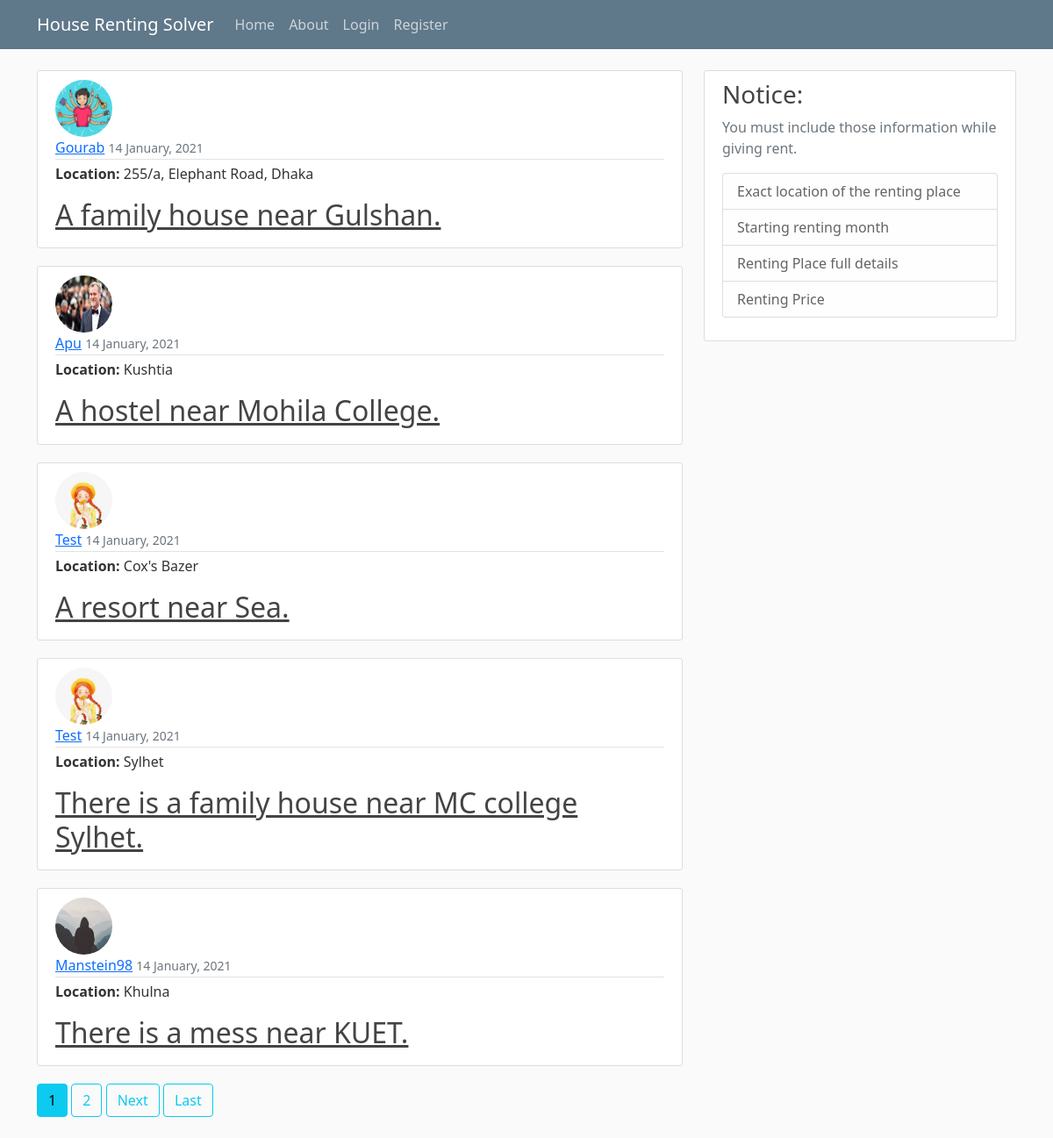
The page / on the database its author committed.
### blog/models.py (models this page shows, shortened)
class Post(models.Model):
    location = models.CharField(max_length = 100)
    content = models.TextField()
    date_posted = models.DateTimeField(default = timezone.now)
    owner = models.ForeignKey(User, on_delete= models.CASCADE)

### users/models.py (models this page shows, shortened)
class Profile(models.Model):
    user = models.OneToOneField(User, on_delete = models.CASCADE)
    image = models.ImageField(default='default.jpg', upload_to='profile_pics')

### blog/views.py (the view)
# urls.py: path('', PostListView.as_view(), name='blog-home'),
class PostListView(ListView):
    model = Post
    template_name = 'blog/home.html' # <app>/<model>_<viewtype>.html
    context_object_name = 'posts'
    ordering = ['-date_posted']
    paginate_by = 5

### blog/templates/blog/home.html (shortened to what this page needs)
{% extends "blog/base.html" %}
{% block content %}
   {% for post in posts %}
   <article class="media content-section">
     <img class="rounded-circle article-img" src="{{ post.owner.profile.image.url}}" >
     <div class="media-body">
       <div class="article-metadata">
             <a class="mr-2" href="{% url 'user-posts' post.owner.username %}">{{ post.owner }}</a>
             <small class="text-muted">{{ post.date_posted | date:"d F, Y" }}</small>
           </div>
           <p class="article-content"><b>Location: </b>{{ post.location }}</p>
           <h2><a class="article-title" href="{% url 'post-detail' post.id %}">{{ post.content }}</a></h2>
         </div>
       </article>
   {% endfor %}
   {% if is_paginated %}
      {% for num in page_obj.paginator.page_range %}
        {% if page_obj.number == num %}
          <a class="btn btn-info mb-4" href="?page={{ num }}">{{ num }}</a>
        {% elif num > page_obj.number|add:'-3' and num < page_obj.number|add:'3' %}
          <a class="btn btn-outline-info mb-4" href="?page={{ num }}">{{ num }}</a>
        {% endif %}
      {% endfor %}
      {% if page_obj.has_next %}
        <a class="btn btn-outline-info mb-4" href="?page={{ page_obj.next_page_number }}">Next</a>
        <a class="btn btn-outline-info mb-4" href="?page={{ page_obj.paginator.num_pages }}">Last</a>
      {% endif %}
    {% endif %}
{% endblock content %}

### blog/templates/blog/base.html (shortened to what this page needs)
{% load static %}
<!DOCTYPE html>
<html>
<head>
   <link rel="stylesheet" href="https://cdn.jsdelivr.net/npm/bootstrap@5.0.0-beta1/dist/css/bootstrap.min.css" rel="stylesheet">
   <link rel="stylesheet" type="text/css" href="{% static 'blog/main.css' %}">
</head>
<body>
  <header class="site-header">
    <nav class="navbar navbar-expand-md navbar-dark bg-steel fixed-top">
      <div class="container">
        <a class="navbar-brand mr-4" href="{% url 'blog-home' %}">House Renting Solver</a>
        <div class="collapse navbar-collapse" id="navbarToggle">
          <div class="navbar-nav mr-auto">
            <a class="nav-item nav-link" href="{% url 'blog-home' %}">Home</a>
            <a class="nav-item nav-link" href="{% url 'blog-about'  %}">About</a>
          </div>
          <div class="navbar-nav navbar-right" >
            {% if user.is_authenticated %}
            <a class="nav-item nav-link" href="{% url 'post-create' %}">New Post</a>
            <a class="nav-item nav-link" href="{% url 'profile' %}">Profile</a>
            <a class="nav-item nav-link" href="{% url 'logout' %}">Logout</a>
            {% else %}
            <a class="nav-item nav-link" href="{% url 'login' %}">Login</a>
            <a class="nav-item nav-link" href="{% url 'register' %}">Register</a>
            {% endif %}
          </div>
        </div>
      </div>
    </nav>
  </header>
  <main role="main" class="container">
    <div class="row">
      <div class="col-md-8">
        {% block content %}{% endblock %}
      </div>
      <div class="col-md-4">
        <div class="content-section">
          <h3>Notice:</h3>
          <p class='text-muted'>You must include those information while giving rent.
            <ul class="list-group">
              <li class="list-group-item list-group-item-light">Exact location of the renting place</li>
              <li class="list-group-item list-group-item-light">Starting renting month</li>
              <li class="list-group-item list-group-item-light">Renting Place full details</li>
              <li class="list-group-item list-group-item-light">Renting Price</li>
            </ul>
          </p>
        </div>
      </div>
    </div>
  </main>
</body>
</html>

### blog/static/blog/main.css (style rules this page uses)
body { background: #fafafa; color: #333333; margin-top: 5rem; }
h1, h2, h3, h4, h5, h6 { color: #444444; }
ul { margin: 0; }
.bg-steel { background-color: #5f788a; }
.site-header .navbar-nav .nav-link { color: #cbd5db; }
.content-section { background: #ffffff; padding: 10px 20px; border: 1px solid #dddddd; border-radius: 3px; margin-bottom: 20px; }
.article-title { color: #444444; }
.article-content { white-space: pre-line; }
.article-img { height: 65px; width: 65px; margin-right: 16px; }
.article-metadata { padding-bottom: 1px; margin-bottom: 4px; border-bottom: 1px solid #e3e3e3 }

### rows shown on the page
Post: owner.profile.image (picture), owner "Gourab", date_posted "14 January, 2021", location "255/a, Elephant Road, Dhaka", content "A family house near Gulshan."
Post: owner.profile.image (picture), owner "Apu", date_posted "14 January, 2021", location "Kushtia", content "A hostel near Mohila College."
Post: owner.profile.image (picture), owner "Test", date_posted "14 January, 2021", location "Cox's Bazer", content "A resort near Sea."
Post: owner.profile.image (picture), owner "Test", date_posted "14 January, 2021", location "Sylhet", content "There is a family house near MC college Sylhet."
Post: owner.profile.image (placeholder picture), owner "Manstein98", date_posted "14 January, 2021", location "Khulna", content "There is a mess near KUET."

### other values the page prints
{{ num }} "1"
{{ num }} "2"
